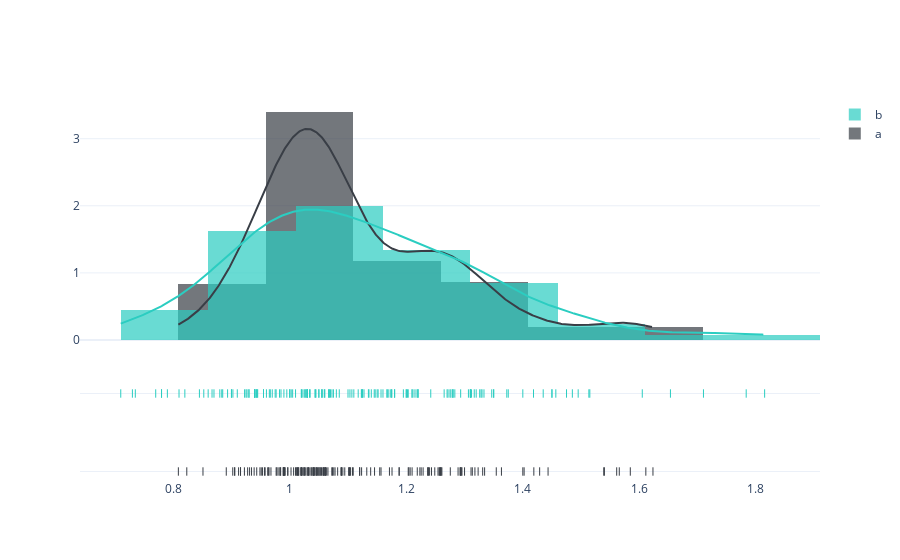

The notebook cell saved with this chart:
### Code cell
mask_estados = (df.type == 'conventional') & df.region.isin(lista_estados)
mask_regiao = (df.type == 'conventional') & df.region.isin(lista_regioes)
mask_total = (df.type == 'conventional') & (df.region == 'TotalUS')


average_price_total   = df.loc[mask_total,['date','average_price']].groupby('date')['average_price'].mean()  
average_price_estados = df.loc[mask_regiao, ['date','average_price']].groupby('date')['average_price'].mean()
average_price_regioes = df.loc[mask_estados,['date','average_price']].groupby('date')['average_price'].mean()


_df = df.sample(frac=0.3)

mask_estados = (_df.type == 'conventional') & df.region.isin(lista_estados)
mask_regiao  = (_df.type == 'conventional') & df.region.isin(lista_regioes)
mask_total   = (_df.type == 'conventional') & (df.region == 'TotalUS')


_average_price_total    = _df.loc[mask_total,['date','average_price']].groupby('date')['average_price'].mean()  
_average_price_estados  = _df.loc[mask_regiao, ['date','average_price']].groupby('date')['average_price'].mean()
_average_price_regioes  = _df.loc[mask_estados,['date','average_price']].groupby('date')['average_price'].mean()


fig = ff.create_distplot(
    [average_price_estados.values,_average_price_estados.values],
    group_labels=['a','b'],
    bin_size=.15,
    show_rug=True,
    colors = ['#393E46', '#2BCDC1']
)
fig.show()

### Figure 1 — Plotly figure (JSON) as saved in the notebook; plotly's stock layout.template omitted (floating-point values rounded to 4 significant figures; data arrays with more than 128 entries replaced by an {"elided": "..."} marker saying what was removed)
{"data": [{"autobinx": false, "histnorm": "probability density", "legendgroup": "a", "marker": {"color": "#393E46"}, "name": "a", "opacity": 0.7, "type": "histogram", "x": {"elided": "169 float values"}, "xaxis": "x", "xbins": {"end": 1.623, "size": 0.15, "start": 0.8089}, "yaxis": "y"}, {"autobinx": false, "histnorm": "probability density", "legendgroup": "b", "marker": {"color": "#2BCDC1"}, "name": "b", "opacity": 0.7, "type": "histogram", "x": {"elided": "164 float values"}, "xaxis": "x", "xbins": {"end": 1.815, "size": 0.15, "start": 0.71}, "yaxis": "y"}, {"legendgroup": "a", "marker": {"color": "#393E46"}, "mode": "lines", "name": "a", "showlegend": false, "type": "scatter", "x": {"elided": "500 float values"}, "xaxis": "x", "y": {"elided": "500 float values"}, "yaxis": "y"}, {"legendgroup": "b", "marker": {"color": "#2BCDC1"}, "mode": "lines", "name": "b", "showlegend": false, "type": "scatter", "x": {"elided": "500 float values"}, "xaxis": "x", "y": {"elided": "500 float values"}, "yaxis": "y"}, {"legendgroup": "a", "marker": {"color": "#393E46", "symbol": "line-ns-open"}, "mode": "markers", "name": "a", "showlegend": false, "type": "scatter", "x": {"elided": "169 float values"}, "xaxis": "x", "y": {"elided": "169 str values"}, "yaxis": "y2"}, {"legendgroup": "b", "marker": {"color": "#2BCDC1", "symbol": "line-ns-open"}, "mode": "markers", "name": "b", "showlegend": false, "type": "scatter", "x": {"elided": "164 float values"}, "xaxis": "x", "y": {"elided": "164 str values"}, "yaxis": "y2"}], "layout": {"barmode": "overlay", "hovermode": "closest", "legend": {"traceorder": "reversed"}, "xaxis": {"anchor": "y2", "domain": [0, 1], "zeroline": false}, "yaxis": {"anchor": "free", "domain": [0.35, 1], "position": 0}, "yaxis2": {"anchor": "x", "domain": [0, 0.25], "dtick": 1, "showticklabels": false}}}
